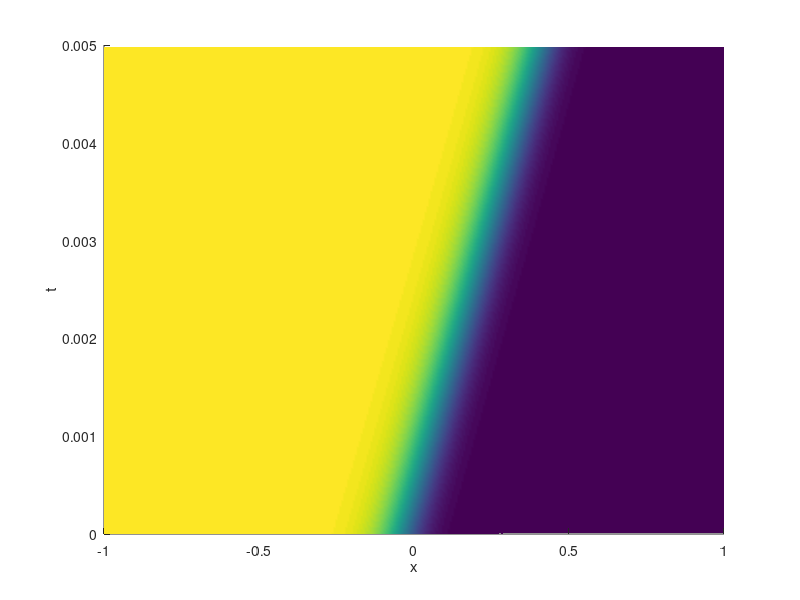

The MATLAB source for this figure:
%Fisher Equation - Dirichlet
clc
close all

p = 2000;
f = @(x) 1./((exp(10*sqrt(10/3).*x)+1).^2);
sol = @(x,t) 1./((exp(sqrt(p/6).*x-(5*p/6)*t)+1).^2);

error = zeros(1,4);

for ex = 1:4
    
    switch ex
    case 1
        dx = 0.05;
        dt = 0.00125;
    case 2
        dx = 0.025;
        dt = 0.0003125;
    case 3
        dx = 0.0125;
        dt = 0.000078125;
    case 4
        dx = 0.00625;
        dt = 0.0000195313;
    end
    
    xs = -1:dx:1;
    N = length(xs);
    time = 0:dt:0.005;
    T = length(time);
    R = (dt)/(dx^2);

    u = f(xs);
    u(1) = 1;
    u(end) = 0;

    A = zeros(T,N) ;
    %B = zeros(T,N) ;
    
    for t = 1:T
        s = sol(xs,time(t));
        old = u;
        u(2:end-1) = old(2:end-1) + R*(old(3:end)-2*old(2:end-1)+old(1:end-2));
        u(2:end-1) = u(2:end-1) + p*dt*old(2:end-1).*(ones(1,N-2)-old(2:end-1));

        A(t,:) = u;
        %B(t,:) = s;
        %Plot
%         figure(1);
%         plot(xs,u,xs,s);
%         axis([-1,1,0,1])
%         pause(0.01);
    end
    
    error(ex) = sum((u - s).^2);
end

%hold off

%   Mesh Plot
[xs,time] = meshgrid(xs,time) ;
hold on
surf(xs,time,A);
%surf(xs,time,B);
%title('Finite Difference Approximation of u(x,t) vs. x vs. t - Dirichlet Boundaries');
xlabel('x');
ylabel('t');
zlabel('u(x,t)');
hold off;
shading interp

%   Error Plot
% hold on
% plot(1:4,error);
% set(gca,'yscale','log')
% title('Error Plot for Finite Difference Approach');
% xlabel('Experiment Number');
% ylabel('L2 Error');
% hold off
